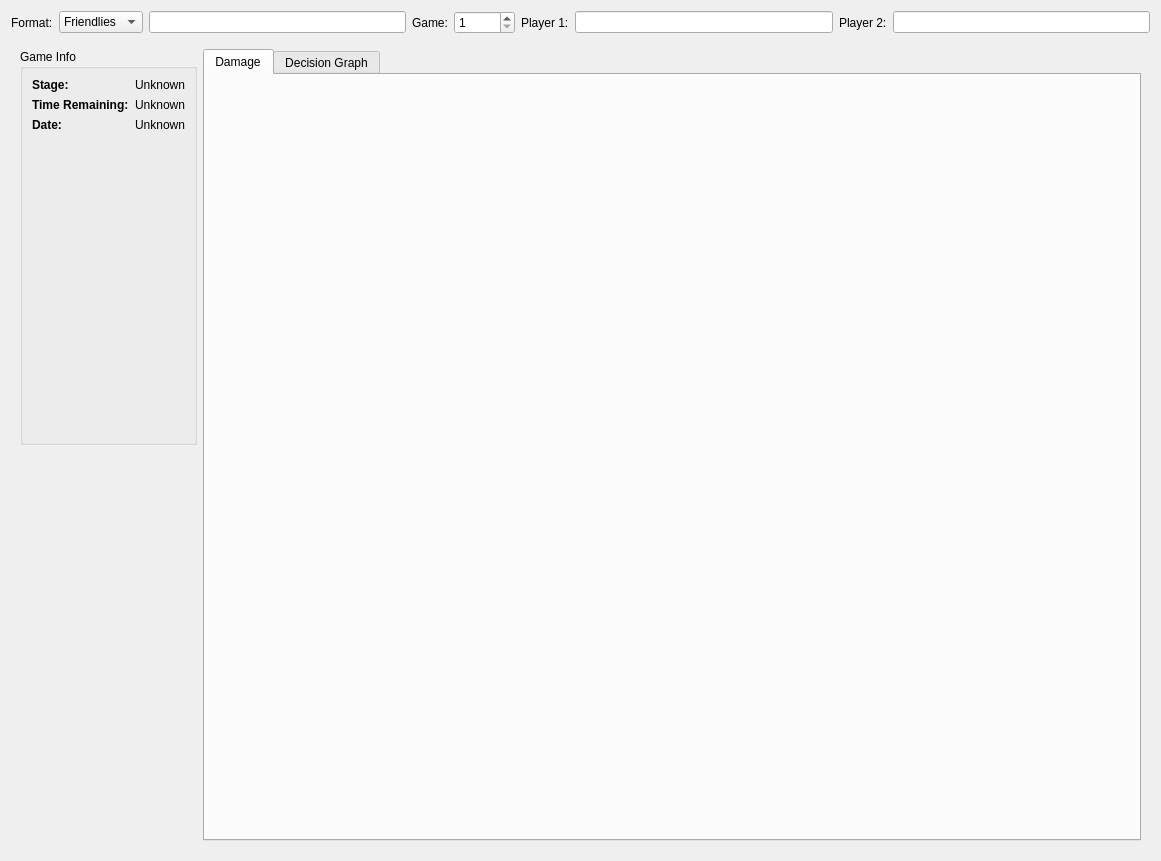
<?xml version="1.0" encoding="UTF-8"?>
<ui version="4.0">
 <class>ActiveRecordingView</class>
 <widget class="QWidget" name="ActiveRecordingView">
  <property name="geometry">
   <rect>
    <x>0</x>
    <y>0</y>
    <width>1161</width>
    <height>861</height>
   </rect>
  </property>
  <property name="windowTitle">
   <string>Form</string>
  </property>
  <layout class="QVBoxLayout" name="verticalLayout_2">
   <item>
    <layout class="QHBoxLayout" name="horizontalLayout">
     <item>
      <widget class="QLabel" name="label_6">
       <property name="text">
        <string>Format:</string>
       </property>
      </widget>
     </item>
     <item>
      <widget class="QComboBox" name="comboBox">
       <item>
        <property name="text">
         <string>Friendlies</string>
        </property>
       </item>
       <item>
        <property name="text">
         <string>Practice</string>
        </property>
       </item>
       <item>
        <property name="text">
         <string>Bo3</string>
        </property>
       </item>
       <item>
        <property name="text">
         <string>Bo5</string>
        </property>
       </item>
       <item>
        <property name="text">
         <string>Bo7</string>
        </property>
       </item>
       <item>
        <property name="text">
         <string>FT5</string>
        </property>
       </item>
       <item>
        <property name="text">
         <string>FT10</string>
        </property>
       </item>
       <item>
        <property name="text">
         <string>Other</string>
        </property>
       </item>
      </widget>
     </item>
     <item>
      <widget class="QLineEdit" name="lineEdit_formatOther">
       <property name="enabled">
        <bool>true</bool>
       </property>
      </widget>
     </item>
     <item>
      <widget class="QLabel" name="label_9">
       <property name="text">
        <string>Game:</string>
       </property>
      </widget>
     </item>
     <item>
      <widget class="QSpinBox" name="spinBox_gameIndex">
       <property name="minimum">
        <number>1</number>
       </property>
       <property name="maximum">
        <number>10000</number>
       </property>
      </widget>
     </item>
     <item>
      <widget class="QLabel" name="label_7">
       <property name="text">
        <string>Player 1:</string>
       </property>
      </widget>
     </item>
     <item>
      <widget class="QLineEdit" name="lineEdit_player1">
       <property name="text">
        <string/>
       </property>
      </widget>
     </item>
     <item>
      <widget class="QLabel" name="label_8">
       <property name="text">
        <string>Player 2:</string>
       </property>
      </widget>
     </item>
     <item>
      <widget class="QLineEdit" name="lineEdit_player2">
       <property name="text">
        <string/>
       </property>
      </widget>
     </item>
    </layout>
   </item>
   <item>
    <widget class="QStackedWidget" name="stackedWidget">
     <property name="currentIndex">
      <number>2</number>
     </property>
     <widget class="QWidget" name="page_disconnected">
      <layout class="QVBoxLayout" name="verticalLayout_4">
       <item>
        <widget class="QLabel" name="label_4">
         <property name="font">
          <font>
           <pointsize>14</pointsize>
          </font>
         </property>
         <property name="text">
          <string>&lt;html&gt;&lt;head/&gt;&lt;body&gt;&lt;p align=&quot;center&quot;&gt;&lt;span style=&quot; font-size:20pt; color:#787878;&quot;&gt;Disconnected&lt;/span&gt;&lt;/p&gt;&lt;/body&gt;&lt;/html&gt;</string>
         </property>
         <property name="textFormat">
          <enum>Qt::AutoText</enum>
         </property>
        </widget>
       </item>
      </layout>
     </widget>
     <widget class="QWidget" name="page_waiting">
      <layout class="QVBoxLayout" name="verticalLayout_5">
       <item>
        <widget class="QLabel" name="label_5">
         <property name="font">
          <font>
           <pointsize>14</pointsize>
          </font>
         </property>
         <property name="text">
          <string>&lt;html&gt;&lt;head/&gt;&lt;body&gt;&lt;p align=&quot;center&quot;&gt;&lt;span style=&quot; font-size:20pt; color:#787878;&quot;&gt;Waiting for next game...&lt;/span&gt;&lt;/p&gt;&lt;/body&gt;&lt;/html&gt;</string>
         </property>
         <property name="textFormat">
          <enum>Qt::AutoText</enum>
         </property>
        </widget>
       </item>
      </layout>
     </widget>
     <widget class="QWidget" name="page_active">
      <layout class="QGridLayout" name="gridLayout">
       <item row="0" column="0">
        <widget class="QGroupBox" name="groupBox">
         <property name="title">
          <string>Game Info</string>
         </property>
         <layout class="QVBoxLayout" name="verticalLayout">
          <item>
           <layout class="QFormLayout" name="formLayout">
            <item row="0" column="0">
             <widget class="QLabel" name="label">
              <property name="text">
               <string>&lt;html&gt;&lt;head/&gt;&lt;body&gt;&lt;p&gt;&lt;span style=&quot; font-weight:600;&quot;&gt;Stage:&lt;/span&gt;&lt;/p&gt;&lt;/body&gt;&lt;/html&gt;</string>
              </property>
             </widget>
            </item>
            <item row="0" column="1">
             <widget class="QLabel" name="label_stage">
              <property name="text">
               <string>Unknown</string>
              </property>
             </widget>
            </item>
            <item row="1" column="0">
             <widget class="QLabel" name="label_3">
              <property name="text">
               <string>&lt;html&gt;&lt;head/&gt;&lt;body&gt;&lt;p&gt;&lt;span style=&quot; font-weight:600;&quot;&gt;Time Remaining:&lt;/span&gt;&lt;/p&gt;&lt;/body&gt;&lt;/html&gt;</string>
              </property>
             </widget>
            </item>
            <item row="1" column="1">
             <widget class="QLabel" name="label_date">
              <property name="text">
               <string>Unknown</string>
              </property>
             </widget>
            </item>
            <item row="2" column="0">
             <widget class="QLabel" name="label_2">
              <property name="text">
               <string>&lt;html&gt;&lt;head/&gt;&lt;body&gt;&lt;p&gt;&lt;span style=&quot; font-weight:600;&quot;&gt;Date:&lt;/span&gt;&lt;/p&gt;&lt;/body&gt;&lt;/html&gt;</string>
              </property>
             </widget>
            </item>
            <item row="2" column="1">
             <widget class="QLabel" name="label_timeRemaining">
              <property name="text">
               <string>Unknown</string>
              </property>
             </widget>
            </item>
           </layout>
          </item>
         </layout>
        </widget>
       </item>
       <item row="1" column="0">
        <layout class="QVBoxLayout" name="layout_playerInfo"/>
       </item>
       <item row="0" column="1" rowspan="2">
        <widget class="QTabWidget" name="tabWidget">
         <property name="currentIndex">
          <number>0</number>
         </property>
         <widget class="QWidget" name="tab_damagePlot">
          <attribute name="title">
           <string>Damage</string>
          </attribute>
          <layout class="QVBoxLayout" name="verticalLayout_3"/>
         </widget>
         <widget class="QWidget" name="tab_decisionGraph">
          <attribute name="title">
           <string>Decision Graph</string>
          </attribute>
         </widget>
        </widget>
       </item>
      </layout>
     </widget>
    </widget>
   </item>
  </layout>
 </widget>
 <resources/>
 <connections/>
</ui>
